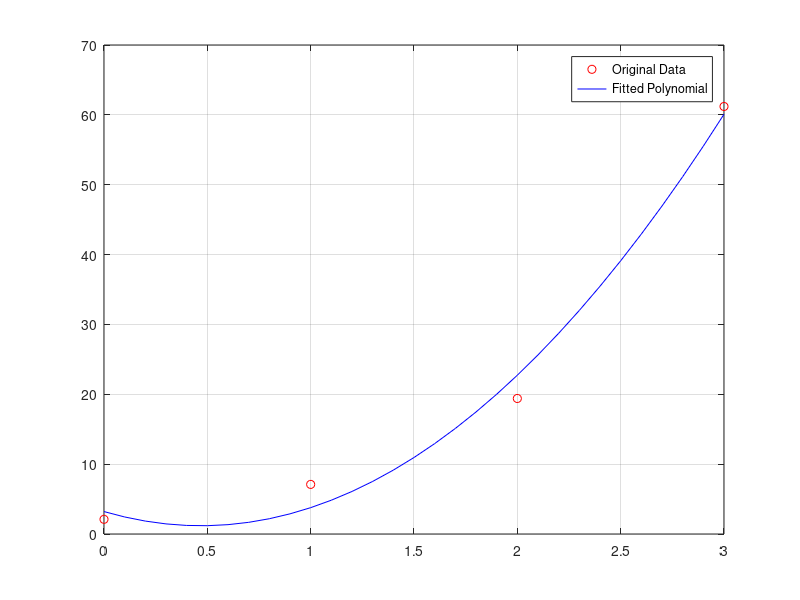

Write MATLAB code to recreate this figure.
x = [0 1 2 3];
y = [2.1 7.1 19.4 61.2];

p = polyfit(x, y, 2);       % Fit 2nd-degree polynomial
x_new = 0:0.1:3;            % New x values for smooth curve
y_new = polyval(p, x_new);  % Evaluate polynomial at new x

plot(x, y, 'ro'); hold on;
plot(x_new, y_new, 'b-');
legend('Original Data', 'Fitted Polynomial');
grid on;
